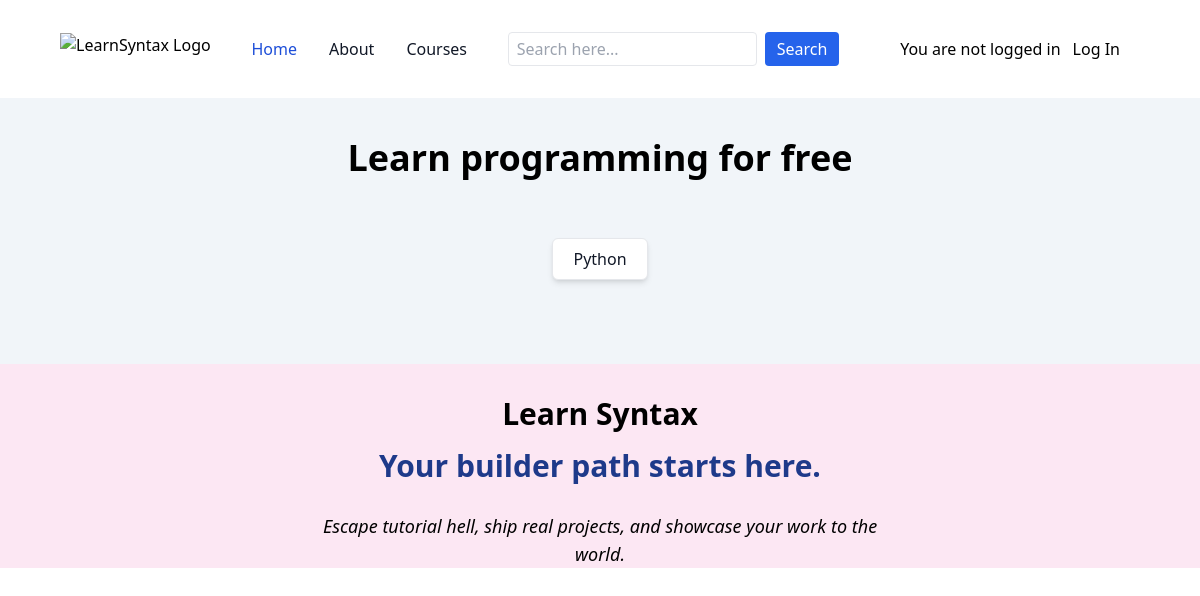
/, run on an earlier commit of the app's database.
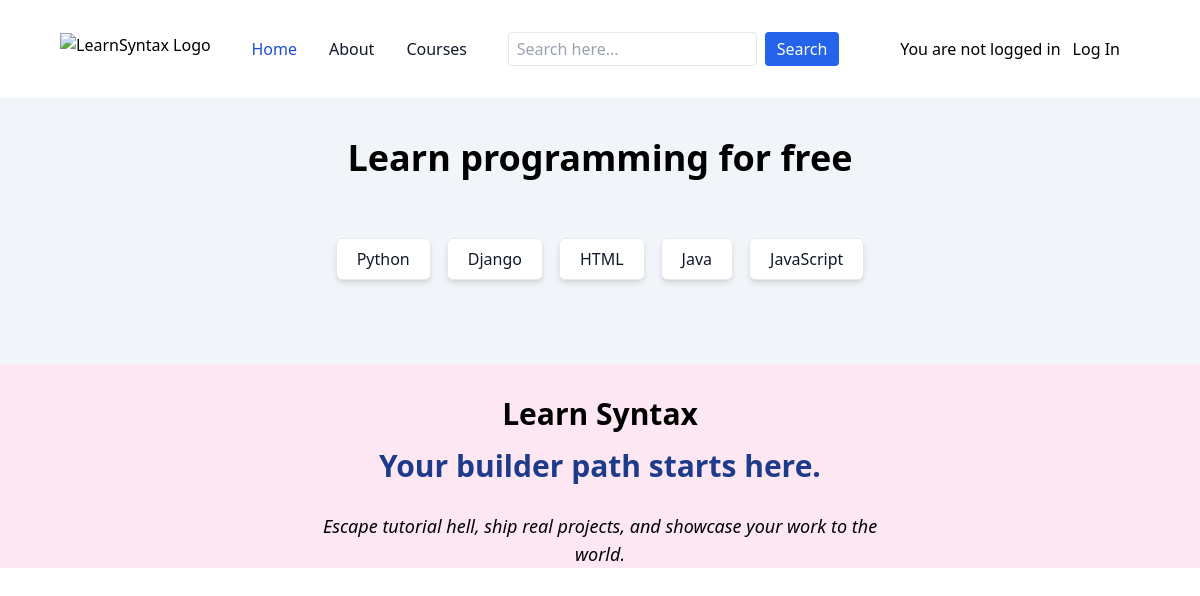
And on a later commit of the database.
### tutorial/models.py (models this page shows, shortened)
class Course(models.Model):
    name = models.CharField(max_length=200)
    slug = models.SlugField(blank=True, null=True)
    description = models.TextField(blank=True, null=True)
    image = models.ImageField(upload_to="media/", blank=True, null=True)
    created_at = models.DateTimeField(auto_now_add=True)
    user = models.ForeignKey(User, on_delete=models.CASCADE, null=True, blank=True)

### tutorial/views.py (the view)
# urls.py: path("", home, name="homepage"),
def home(request):
    data = {}
    data['courses'] = Course.objects.all()
    return render(request, 'public/home.html', data)

### tutorial/templates/public/home.html
{% extends 'public/base.html' %}
{% block content %}
<div class="flex flex-col bg-slate-100 w-full">
  <div class="flex py-10 items-center justify-center w-full">
    <h2 class="text-4xl font-extrabold text-center">Learn programming for free</h2>
  </div>
  <div class="flex flex-wrap justify-center px-[15%] py-5 gap-4 w-full">
    {% for course in courses %}
      <a href="{% url 'coursedetails' course.slug course.id %}"
         class="py-2 px-5 border border-gray-200 bg-white text-gray-900 rounded-md
                shadow-md transition-transform duration-300 hover:scale-110 hover:shadow-xl">
        {{ course.name }}
      </a>
    {% empty %}
      <p class="text-gray-600 text-center w-full">No courses available</p>
    {% endfor %}
  </div>
  <div class="bg-pink-100 text-center mt-16">
    <div class="flex flex-col mt-8 gap-4">
      <h1 class="text-3xl font-bold text-black">Learn Syntax</h1>
    <h1 class="text-3xl font-extrabold text-blue-900">Your builder path starts here.</h1>
    <p class="text-lg font-medium leading italic tracking-widet mt-3">Escape tutorial hell, ship real projects, and showcase your work to the <br> world.</p>
    </div>
  </div>
</div>
{% endblock content %}

What changed in the data, as far as the page shows it:
added Course: name "Django"
added Course: name "HTML"
added Course: name "Java"
added Course: name "JavaScript"
